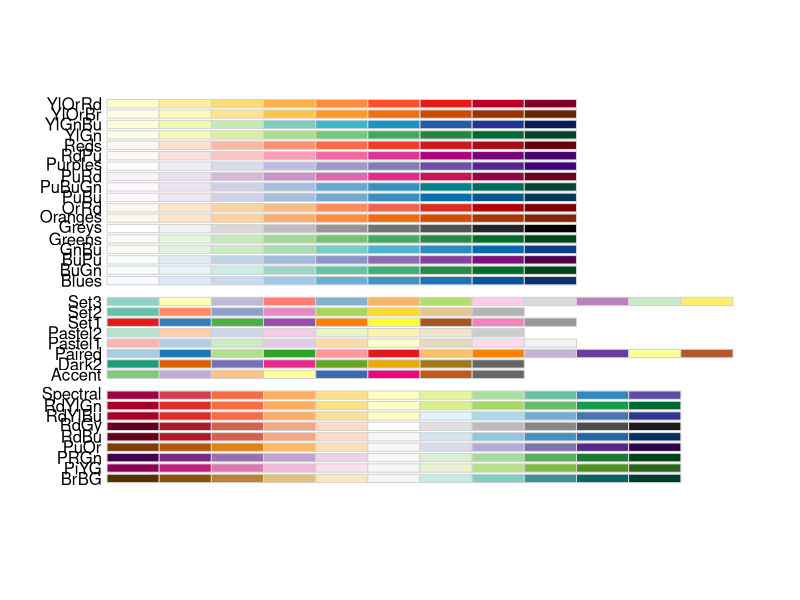
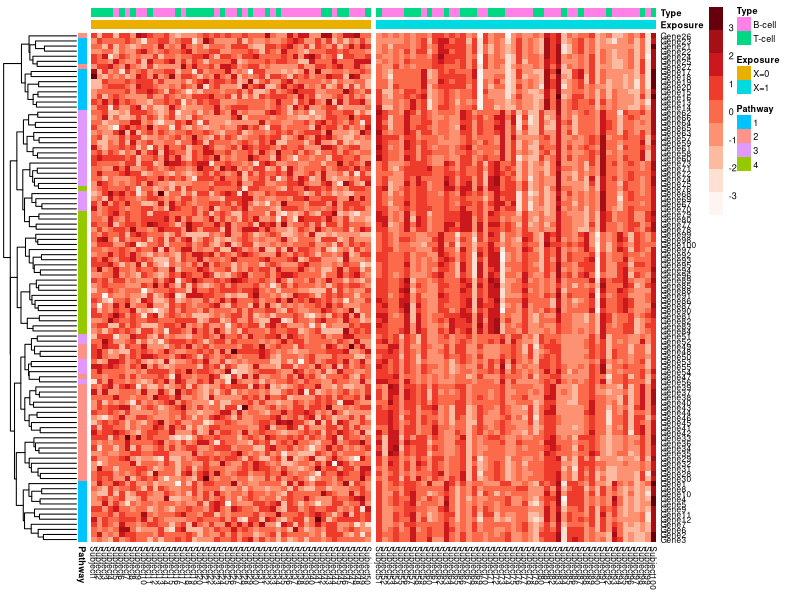

Write R code to recreate these figures, in order.
## ---- chunk 1
library(knitr)
opts_chunk$set(tidy = TRUE, warning = FALSE, message = FALSE)
opts_template$set(
    fig.large = list(fig.width = 7, fig.height = 5, fig.align = 'center', fig.pos = 'h'),
    fig.small = list(fig.width = 6, fig.height = 4, fig.align = 'center', fig.pos = 'h'),
    fig.full = list(fig.width = 9, fig.height = 7, fig.align = 'center', fig.pos = 'h')
)
knit_hooks$set(crop = hook_pdfcrop)
## ---- chunk 2
sim.expr.data <- function(n, n0, p, rho.0, rho.1){
# Initiate Simulation parameters
#   n             # total number of subjects
#   n0            # number of subjects with X=0
#   n1 = n - n0   # number of subjects with X=1
#   p             # number of genes
#   rho.0         # rho between Z_i and Z_j when X=0
#   rho.1         # rho between Z_i and Z_j when X=1
  times = 1:p     # used for creating covariance matrix
# Simulate gene expression values according to exposure X=0, X=1, according to a centered multivariate normal distribution with covariance between Z_i and Z_j being rho^|i-j|
  H <- abs(outer(times, times, "-"))
  V0 <- rho.0^H
  V1 <- rho.1^H

  # rows are people, columns are genes
  genes0 <- MASS::mvrnorm(n = n0, mu = rep(0,p), Sigma = V0)
  genes1 <- MASS::mvrnorm(n = n1, mu = rep(0,p), Sigma = V1)
  genes <- rbind(genes0,genes1)
  return(genes)
}
## ---- chunk 3
n = 100 ; n0 = 50 ; n1 = 50; p = 100
genes <- sim.expr.data(n = 100, n0 = 50, p = 100, 
                       rho.0 = 0.01, rho.1 = 0.95)
## ---- chunk 4
  colnames(genes) <- paste0("Gene", 1:p)
  rownames(genes) <- paste0("Subject",1:n)
  genes[1:5,1:5]
## ---- chunk 5
RColorBrewer::display.brewer.all()
## ---- chunk 6
(col.pal <- RColorBrewer::brewer.pal(9,"Reds"))
## ---- chunk 7
annotation_col <- data.frame(
        Exposure = factor(c(rep("X=0",n0), c(rep("X=1", n1)))),
        Type = factor(sample(c("T-cell","B-cell"),n, replace=T)))

rownames(annotation_col) = paste0("Subject", 1:n)

head(annotation_col)
## ---- chunk 8
annotation_row <- data.frame(
                  Pathway = factor(rep(1:4,each=25)))

rownames(annotation_row) = paste0("Gene", 1:n)

head(annotation_row)
## ---- chunk 9
pheatmap::pheatmap(t(genes), 
                   cluster_row = T,
                   cluster_cols = F,
                   annotation_col = annotation_col,
                   annotation_row = annotation_row,
                   color = col.pal, 
                   fontsize = 6.5,
                   fontsize_row=6, 
                   fontsize_col = 6,
                   gaps_col=50)
